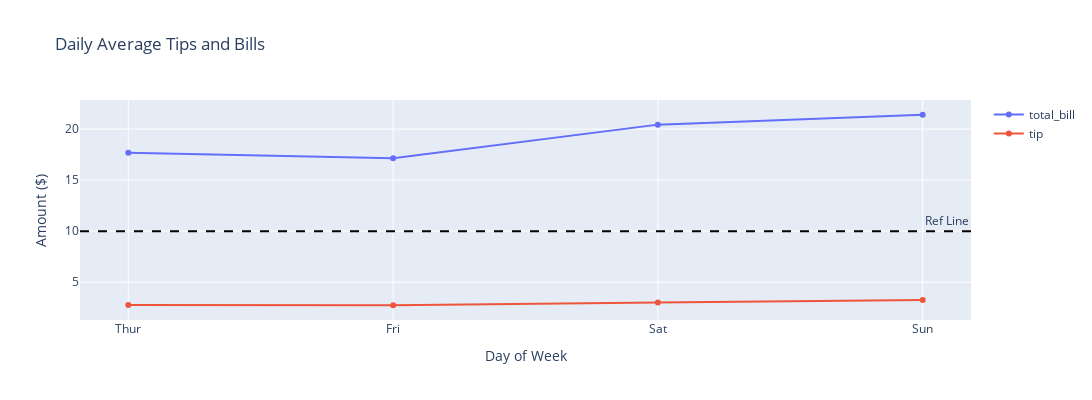

Here is the notebook cell this chart was saved with:
### Code cell
fig = go.Figure()

for col in agg_tips.columns:
    fig.add_trace(
        go.Scatter(x=agg_tips.index.astype(str), y=agg_tips[col], mode='lines+markers', name=col)
    )

fig.add_hline(y=10, line_dash="dash", line_color="black", annotation_text="Ref Line")

fig.update_layout(
    title='Daily Average Tips and Bills',
    xaxis_title='Day of Week',
    yaxis_title='Amount ($)',
    width=1200,
    height=400,
)

fig.show()

### Figure 1 — Plotly figure (JSON) as saved in the notebook; plotly's stock layout.template omitted (floating-point values rounded to 4 significant figures)
{"data": [{"mode": "lines+markers", "name": "total_bill", "type": "scatter", "x": ["Thur", "Fri", "Sat", "Sun"], "y": [17.68, 17.15, 20.44, 21.41]}, {"mode": "lines+markers", "name": "tip", "type": "scatter", "x": ["Thur", "Fri", "Sat", "Sun"], "y": [2.771, 2.735, 2.993, 3.255]}], "layout": {"annotations": [{"showarrow": false, "text": "Ref Line", "x": 1, "xanchor": "right", "xref": "x domain", "y": 10, "yanchor": "bottom", "yref": "y"}], "height": 400, "shapes": [{"line": {"color": "black", "dash": "dash"}, "type": "line", "x0": 0, "x1": 1, "xref": "x domain", "y0": 10, "y1": 10, "yref": "y"}], "title": {"text": "Daily Average Tips and Bills"}, "width": 1200, "xaxis": {"title": {"text": "Day of Week"}}, "yaxis": {"title": {"text": "Amount ($)"}}}}
